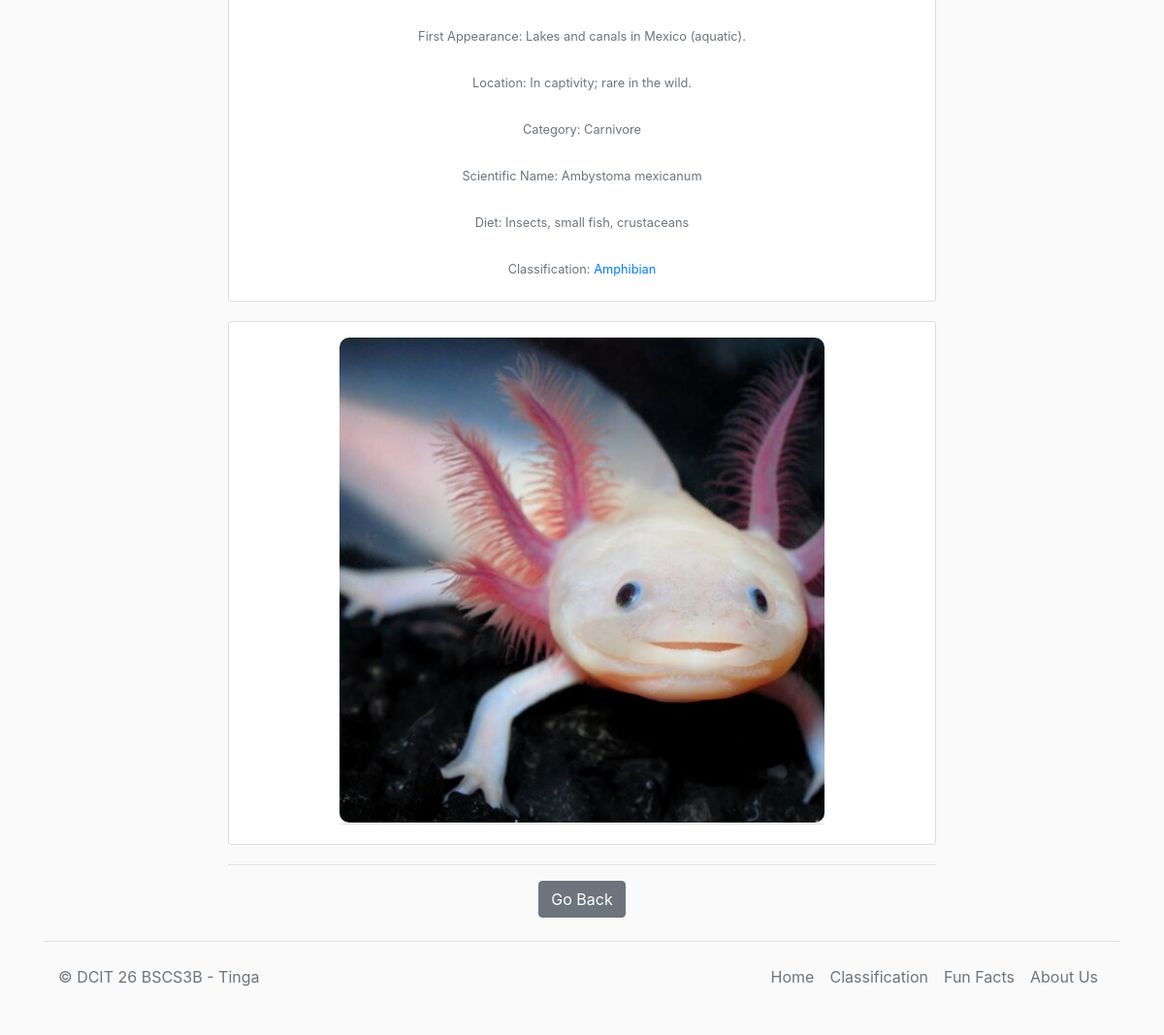
The page /Animal/Axolotl/ (lower part) on the database as committed earlier.
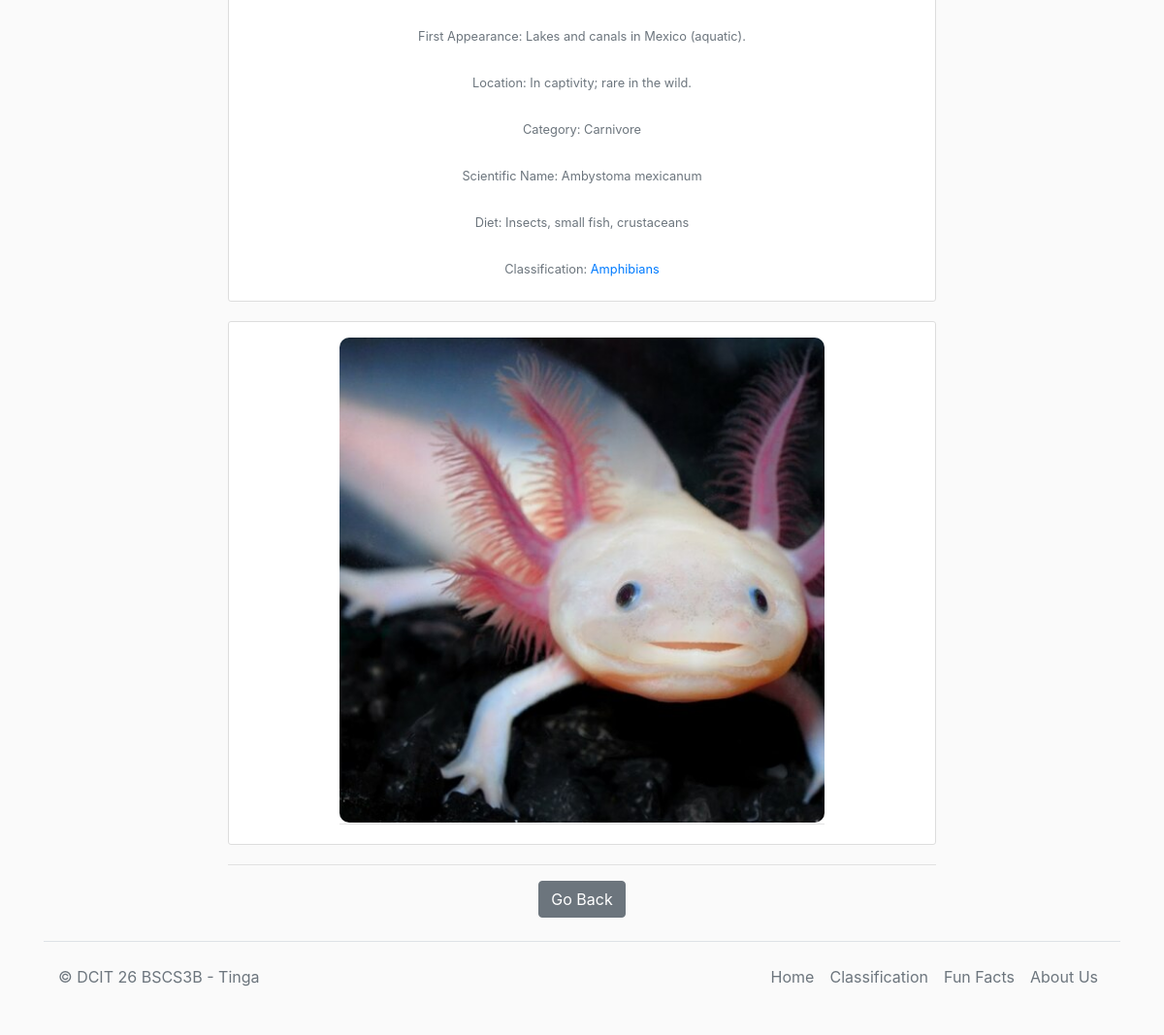
The same page on the database as committed later.
### blog/models.py (models this page shows, shortened)
class Post(models.Model):
	an_type = models.CharField(max_length=100)
	animal_cat = models.CharField(max_length=50)
	animal = models.CharField(max_length=100)
	definition = models.TextField()
	location_discovered = models.CharField(max_length=100)
	location = models.CharField(max_length=100)
	more_info = models.TextField(null=True, blank=True)
	image_name = models.CharField(max_length=50)
	image = models.ImageField(upload_to="img/%y", height_field=None, width_field=None, max_length=None)
	sci_name = models.CharField(max_length=255)
	fav_food = models.CharField(max_length=255)

### blog/views.py (the view)
# urls.py: path('Animal/<str:animal_name>/', views.clicked_info, name='blog-info'),
def clicked_info(request, animal_name):
    post = get_object_or_404(Post, animal=animal_name)
    return render(request, 'blog/clicked_info.html', {'post': post})

### blog/templates/blog/clicked_info.html (shortened to what this page needs)
{% extends 'blog/base.html' %}
{% load static %}
{% block content %}
<div>
  <article class="media content-section mt-2 ">
    <div class="media-body">
      <ul class="list-group list-group-flush text-center">
        <li class="list-group-item"><small class="text-muted">First Appearance: {{ post.location_discovered }}</small></li>
        <li class="list-group-item"><small class="text-muted">Location: {{ post.location }}</small></li>
        <li class="list-group-item"><small class="text-muted">Category: {{ post.animal_cat }}</small></li>
        <li class="list-group-item"><small class="text-muted">Scientific Name: {{ post.sci_name }}</small></li>
        <li class="list-group-item"><small class="text-muted">Diet: {{ post.fav_food }}</small></li>
        <li class="list-group-item"><small class="text-muted">Classification: <a class="text-bg-primary" href="{% url 'blog:class_view' categories_type=post.an_type %}">{{ post.an_type }}</a></small></li>
      </ul>
    </div>
  </article>
  <article class="media content-section pt-3 mt-2 text-center">
    <div class="media-body">
      <div class="article-metadata img-container zoom-container">
        <a href="#" data-toggle="modal" data-target="#imageModal">
          <img src="{{ post.image.url }}" class="img-fluid glow" width="500" height="500" alt="Image">
        </a>
      </div>
    </div>
  </article>
</div>
<hr class="featurette-divider">
    <div class='container d-block '>
      <div class='text-center'>
        <a class="btn btn-secondary " href="{% url 'blog:blog-home' %}" role="button">Go Back</a>
      </div>
    </div>
{% endblock %}

Rows that differ between the two databases and show on the page:
changed Post "Lakes and canals in Mexico (aquatic).": an_type "Amphibian" → "Amphibians"
